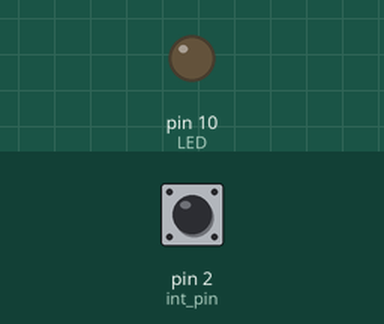
Simulated run of this program. Board: Arduino Uno, built with avr-gcc and run on an emulated ATmega328P. Shown: output pins drawn as LEDs (lit = HIGH). Inputs (shaded band) come from the test bench; at power-on: pin 2 (int_pin) HIGH.

Above: at 1.2 s.
1.3 s: pin 2 (int_pin) pulled LOW for 0.15 s
At 2.6 s:
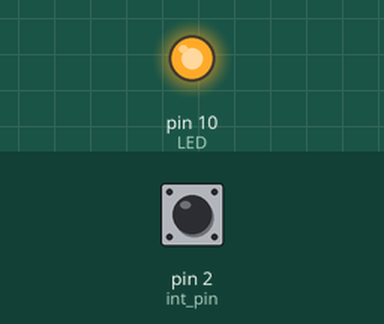
2.9 s: pin 2 (int_pin) pulled LOW for 1 s
At 5.1 s:
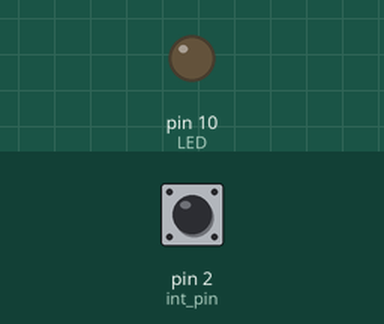
5.4 s: pin 2 (int_pin) pulled LOW for 3.2 s
At 9.8 s:
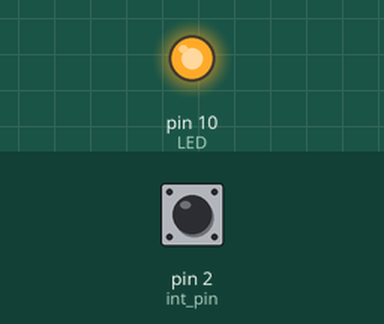
Timing chart, 0 to 11.3 s (numbered marks = the images above; inputs shaded):
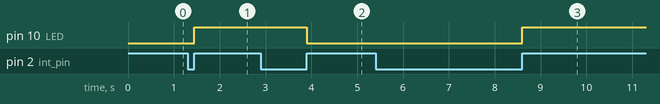

Measured:
- after the input at 1.3 s, pin 10 (LED): LOW → HIGH after 0.15 s
- after the input at 2.9 s, pin 10 (LED): HIGH → LOW after 1.0 s
- after the input at 5.4 s, pin 10 (LED): LOW → HIGH after 3.2 s

The program:

main.cpp
```cpp
/*AVR-LV
dejan.rakijasic@gmail.com

Zadatak: primjer korištenja vanjskih prekida

LED je spojena na PB2 i mijenja stanje na svaki rastući brid signala dovedenog na PD2, koji generira prekid INT0.
*/

#include <Arduino.h>
#define LED 2     // PORTB
#define int_pin 2 // PORTD
void setup()
{
  DDRB |= (1 << LED);
  // PD2 (INT0 pin) - INPUT
  DDRD &= ~(1 << int_pin);
  // Pull-up na PD2
  PORTD |= (1 << int_pin);
  // EICRA – generiranje prekida na rastući brid
  EICRA |= (1 << ISC01) | (1 << ISC00);
  EIMSK |= (1 << INT0); // enable INT0
  sei();                // globalno omogućavanje prekida
}

// Interrupt Service Routine
ISR(INT0_vect)
{
  PORTB ^= (1 << LED);
}

void loop()
{
  // nop
}
```
